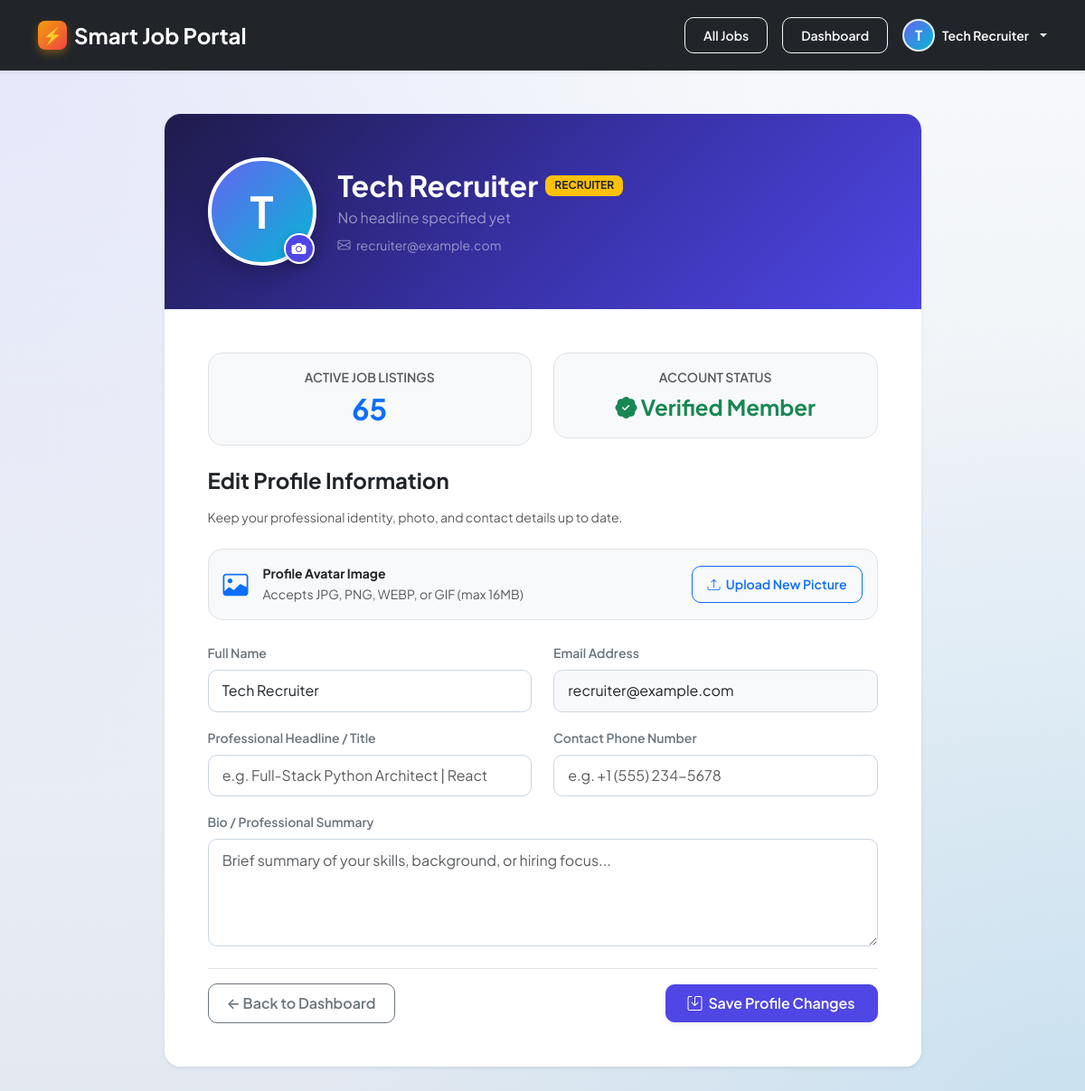
Screenshot of /profile (signed in) with the database file from the repository.
### tables this page shows
CREATE TABLE users (
            id INTEGER PRIMARY KEY AUTOINCREMENT,
            name TEXT NOT NULL,
            email TEXT UNIQUE NOT NULL,
            password TEXT NOT NULL,
            role TEXT DEFAULT 'jobseeker'
        , profile_pic TEXT DEFAULT '', headline TEXT DEFAULT '', phone TEXT DEFAULT '', bio TEXT DEFAULT '');

### app.py (the view, shortened to what this page needs)
@app.route("/profile", methods=["GET", "POST"])
def profile():
    if "user_id" not in session:
        flash("Please log in to manage your profile.")
        return redirect("/login")
    db = get_db()
    cursor = db.cursor(dictionary=True)
    cursor.execute("SELECT * FROM users WHERE id = %s", (session["user_id"],))
    user = cursor.fetchone()
    if not user:
        cursor.close()
        db.close()
        flash("User profile not found.")
        return redirect("/login")
    stats = {"applications_count": 0, "jobs_posted_count": 0}
    if user["role"] == "jobseeker":
        cursor.execute("SELECT COUNT(*) AS total FROM applications WHERE applicant_id = %s", (user["id"],))
        res = cursor.fetchone()
        stats["applications_count"] = res["total"] if res else 0
    elif user["role"] == "recruiter":
        cursor.execute("SELECT COUNT(*) AS total FROM jobs WHERE recruiter_id = %s", (user["id"],))
        res = cursor.fetchone()
        stats["jobs_posted_count"] = res["total"] if res else 0
    cursor.close()
    db.close()
    return render_template("profile.html", user=user, stats=stats)

### app.py (called while the page is built)
def get_db():
    global DB_ENGINE
    if DB_ENGINE is None:
        detect_and_init_db()
    if DB_ENGINE == "mysql":
        return mysql.connector.connect(
            host=os.environ.get("MYSQL_HOST", "localhost"),
            user=os.environ.get("MYSQL_USER", "root"),
            password=os.environ.get("MYSQL_PASSWORD", ""),
            database=os.environ.get("MYSQL_DATABASE", "smart_job_portal"),
            port=int(os.environ.get("MYSQL_PORT", 3306))
        )
    else:
        conn = sqlite3.connect(SQLITE_DB_PATH)
        return SQLiteConnectionAdapter(conn)

@app.context_processor
def inject_globals():
    return {
        "current_user_pic": session.get("profile_pic", ""),
        "current_user_name": session.get("name", ""),
        "current_user_role": session.get("role", "")
    }

    def execute(self, query, params=None):
        query = query.replace("%s", "?")
        if params is None:
            return self._cursor.execute(query)
        return self._cursor.execute(query, tuple(params))

    def fetchone(self):
        row = self._cursor.fetchone()
        if row is not None and self._dictionary:
            return dict(row)
        return row

    def close(self):
        self._cursor.close()

    def cursor(self, dictionary=False):
        return SQLiteCursorAdapter(self._conn.cursor(), dictionary=dictionary)

    def close(self):
        self._conn.close()

### templates/profile.html (shortened to what this page needs)
<!DOCTYPE html>
<html lang="en">
<head>
    <link rel="stylesheet" href="https://cdn.jsdelivr.net/npm/bootstrap@5.3.3/dist/css/bootstrap.min.css">
    <link rel="stylesheet" href="{{ url_for('static', filename='css/style.css') }}">
    <link rel="stylesheet" href="https://cdn.jsdelivr.net/npm/bootstrap-icons@1.11.3/font/bootstrap-icons.min.css">
</head>
<body class="page-profile">
<nav class="navbar navbar-expand-lg navbar-dark bg-dark py-3 shadow-sm">
    <div class="container">
        <a class="navbar-brand fw-bold fs-4 text-white d-flex align-items-center gap-2" href="/">
            <span class="portal-brand-badge">⚡</span> Smart Job Portal
        </a>
        <div class="navbar-nav ms-auto d-flex flex-row align-items-center gap-3">
            <a href="/" class="btn btn-outline-light btn-sm">All Jobs</a>
            <a href="/dashboard" class="btn btn-outline-light btn-sm">Dashboard</a>
            <div class="dropdown">
                <a href="#" class="d-flex align-items-center text-white text-decoration-none dropdown-toggle gap-2" id="userMenu" data-bs-toggle="dropdown" aria-expanded="false">
                    {% if current_user_pic %}
                        <img src="/uploads/{{ current_user_pic }}" alt="Avatar" class="navbar-avatar">
                    {% else %}
                        <div class="navbar-avatar-placeholder">{{ current_user_name[:1]|upper }}</div>
                    {% endif %}
                    <span class="small fw-semibold d-none d-sm-inline">{{ current_user_name }}</span>
                </a>
            </div>
        </div>
    </div>
</nav>
<div class="container my-5">
    <div class="col-lg-9 mx-auto">
        <div class="card profile-card shadow-sm border-0 overflow-hidden mb-4">
            <div class="profile-header-banner p-4 p-md-5 text-white position-relative">
                <div class="row align-items-center position-relative z-2">
                    <div class="col-auto">
                        <div class="profile-avatar-wrapper position-relative">
                            {% if user.profile_pic %}
                                <img src="/uploads/{{ user.profile_pic }}" alt="Profile Picture" class="profile-avatar-lg" id="avatarPreview">
                            {% else %}
                                <div class="profile-avatar-placeholder-lg" id="avatarPreviewPlaceholder">
                                    {{ user.name[:1]|upper }}
                                </div>
                            {% endif %}
                            <label for="profilePicInput" class="avatar-upload-badge" title="Change Profile Picture">
                                <i class="bi bi-camera-fill"></i>
                            </label>
                        </div>
                    </div>
                    <div class="col">
                        <div class="d-flex flex-wrap align-items-center gap-2 mb-1">
                            <h2 class="fw-bold mb-0 text-white">{{ user.name }}</h2>
                            <span class="badge bg-warning text-dark text-uppercase fw-bold">{{ user.role }}</span>
                        </div>
                        <p class="text-white-50 mb-2 fs-6">
                            {{ user.headline or 'No headline specified yet' }}
                        </p>
                        <div class="d-flex flex-wrap gap-3 small text-white-50">
                            <span><i class="bi bi-envelope me-1"></i> {{ user.email }}</span>
                        </div>
                    </div>
                </div>
            </div>
            <div class="card-body p-4 p-md-5 bg-white">
                <div class="row mb-4">
                    <div class="col-sm-6 mb-3 mb-sm-0">
                        <div class="p-3 bg-light rounded-4 text-center border">
                            <span class="text-muted small text-uppercase fw-semibold d-block">
                                {% if user.role == 'recruiter' %}Active Job Listings{% elif user.role == 'jobseeker' %}Applications Filed{% else %}Registered Users{% endif %}
                            </span>
                            <span class="fs-2 fw-bold text-primary">
                                {% if user.role == 'recruiter' %}{{ stats.jobs_posted_count }}{% elif user.role == 'jobseeker' %}{{ stats.applications_count }}{% else %}Admin{% endif %}
                            </span>
                        </div>
                    </div>
                    <div class="col-sm-6">
                        <div class="p-3 bg-light rounded-4 text-center border">
                            <span class="text-muted small text-uppercase fw-semibold d-block">Account Status</span>
                            <span class="fs-4 fw-bold text-success d-flex align-items-center justify-content-center gap-1 mt-1">
                                <i class="bi bi-patch-check-fill"></i> Verified Member
                            </span>
                        </div>
                    </div>
                </div>
                <h4 class="fw-bold text-dark mb-3">Edit Profile Information</h4>
                <p class="text-muted small mb-4">Keep your professional identity, photo, and contact details up to date.</p>
                <form method="POST" enctype="multipart/form-data">
                    <div class="p-3 rounded-4 bg-light border mb-4 d-flex justify-content-between align-items-center flex-wrap gap-2">
                        <div class="d-flex align-items-center gap-3">
                            <i class="bi bi-image fs-3 text-primary"></i>
                            <div>
                                <strong class="d-block text-dark small">Profile Avatar Image</strong>
                                <span class="text-muted small">Accepts JPG, PNG, WEBP, or GIF (max 16MB)</span>
                            </div>
                        </div>
                        <div class="d-flex gap-2">
                            <label for="profilePicInput" class="btn btn-outline-primary btn-sm px-3">
                                <i class="bi bi-upload me-1"></i> Upload New Picture
                            </label>
                        </div>
                    </div>
                    <div class="row">
                        <div class="col-md-6 mb-3">
                            <label class="form-label fw-semibold text-secondary small">Full Name</label>
                            <input type="text" name="name" class="form-control" value="{{ user.name }}" required>
                        </div>
                        <div class="col-md-6 mb-3">
                            <label class="form-label fw-semibold text-secondary small">Email Address</label>
                            <input type="email" class="form-control bg-light" value="{{ user.email }}" readonly title="Email address cannot be changed">
                        </div>
                    </div>
                    <div class="row">
                        <div class="col-md-6 mb-3">
                            <label class="form-label fw-semibold text-secondary small">Professional Headline / Title</label>
                            <input type="text" name="headline" class="form-control" value="{{ user.headline or '' }}" placeholder="e.g. Full-Stack Python Architect | React">
                        </div>
                        <div class="col-md-6 mb-3">
                            <label class="form-label fw-semibold text-secondary small">Contact Phone Number</label>
                            <input type="tel" name="phone" class="form-control" value="{{ user.phone or '' }}" placeholder="e.g. +1 (555) 234-5678">
                        </div>
                    </div>
                    <div class="mb-4">
                        <label class="form-label fw-semibold text-secondary small">Bio / Professional Summary</label>
                        <textarea name="bio" class="form-control" rows="4" placeholder="Brief summary of your skills, background, or hiring focus...">{{ user.bio or '' }}</textarea>
                    </div>
                    <div class="d-flex justify-content-between align-items-center pt-3 border-top">
                        <a href="/dashboard" class="btn btn-outline-secondary">← Back to Dashboard</a>
                        <button type="submit" class="btn btn-primary px-4 py-2 fw-semibold shadow-sm">
                            <i class="bi bi-save me-1"></i> Save Profile Changes
                        </button>
                    </div>
                </form>
            </div>
        </div>
    </div>
</div>
</body>
</html>

### static/style.css (style rules this page uses)
:root { --primary-color: #4f46e5; --primary-hover: #4338ca; --secondary-color: #0ea5e9; --card-border-radius: 18px; }
* { font-family: 'Plus Jakarta Sans', system-ui, -apple-system, sans-serif; }
body { min-height: 100vh; display: flex; flex-direction: column; color: #1e293b; transition: background 0.4s ease-in-out; position: relative; overflow-x: hidden; }
.portal-brand-badge { background: linear-gradient(135deg, #f59e0b, #ef4444); color: #fff; width: 32px; height: 32px; border-radius: 8px; display: inline-flex; align-items: center; justify-content: center; font-size: 1.1rem; box-shadow: 0 4px 10px rgba(245, 158, 11, 0.35); }
body.page-profile { background-color: #f8fafc; background-image: radial-gradient(at 0% 0%, rgba(99, 102, 241, 0.12) 0px, transparent 50%), radial-gradient(at 100% 100%, rgba(14, 165, 233, 0.12) 0px, transparent 50%), linear-gradient(180deg, #f8fafc 0%, #e2e8f0 100%); background-attachment: fixed; }
.profile-card { border-radius: 22px; box-shadow: 0 12px 32px rgba(15, 23, 42, 0.07); }
.profile-header-banner { background: linear-gradient(135deg, #1e1b4b 0%, #3730a3 50%, #4f46e5 100%); }
.profile-avatar-wrapper { width: 120px; height: 120px; }
.profile-avatar-placeholder-lg { width: 120px; height: 120px; border-radius: 50%; background: linear-gradient(135deg, #6366f1, #06b6d4); color: #ffffff; display: flex; align-items: center; justify-content: center; font-size: 3rem; font-weight: 700; border: 4px solid #ffffff; box-shadow: 0 10px 25px rgba(0, 0, 0, 0.2); }
.avatar-upload-badge { position: absolute; bottom: 2px; right: 2px; width: 34px; height: 34px; border-radius: 50%; background: #4f46e5; color: #ffffff; display: flex; align-items: center; justify-content: center; cursor: pointer; border: 2px solid #ffffff; box-shadow: 0 4px 10px rgba(0, 0, 0, 0.25); transition: all 0.2s ease; }
.navbar-avatar-placeholder { width: 36px; height: 36px; border-radius: 50%; background: linear-gradient(135deg, #6366f1, #06b6d4); color: #ffffff; display: flex; align-items: center; justify-content: center; font-size: 0.95rem; font-weight: 700; border: 2px solid rgba(255, 255, 255, 0.85); }
.card { border-radius: var(--card-border-radius); }
.btn { border-radius: 10px; font-weight: 600; padding: 0.55rem 1.25rem; transition: all 0.2s ease; }
.btn-primary { background-color: #4f46e5; border-color: #4f46e5; }
.form-control, .form-select { border-radius: 10px; padding: 0.65rem 0.95rem; border: 1px solid #cbd5e1; }
.badge { padding: 0.45em 0.85em; font-weight: 600; border-radius: 8px; }

### rows the page displays
users: name "Tech Recruiter", name "T", role "RECRUITER", headline "No headline specified yet", email "recruiter@example.com"

### other values shown
{{ current_user_name[:1]|upper }} "T"
{{ stats.jobs_posted_count }} "65"
